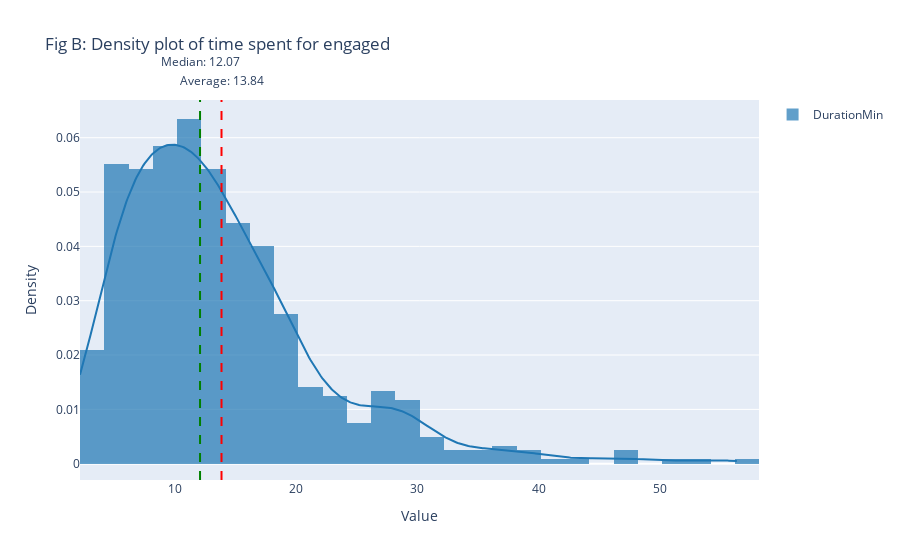

The notebook cell this image was saved under:
### Markdown cell above
#### Time spent on surveys

### Code cell
import plotly.express as px
import plotly.figure_factory as ff


clean_data = pd.read_csv(OUT / "data" / "data_clean.csv")

clean_data['DurationMin'] = clean_data['Duration (in seconds)'] / 60

clean_data = clean_data[clean_data['DurationMin'] < 60]

# Calculate the average and median
average_duration = clean_data['DurationMin'].mean()
median_duration = clean_data['DurationMin'].median()

fig = ff.create_distplot([clean_data['DurationMin']], ['DurationMin'], show_curve=True, show_rug=False, bin_size=2.0)

fig.add_shape(
    type='line',
    x0=average_duration,
    x1=average_duration,
    y0=0,
    y1=1,
    xref='x',
    yref='paper',
    line=dict(color='red', width=2, dash='dash'),
    name=f'Average: {average_duration:.2f}'
)

fig.add_shape(
    type='line',
    x0=median_duration,
    x1=median_duration,
    y0=0,
    y1=1,
    xref='x',
    yref='paper',
    line=dict(color='green', width=2, dash='dash'),
    name=f'Median: {median_duration:.2f}'
)

# Add labels for average and median values
fig.add_annotation(
    x=average_duration,
    y=1.08,
    xref='x',
    yref='paper',
    text=f'Average: {average_duration:.2f}',
    showarrow=False,
    arrowhead=4,
    ax=0,
    ay=-40
)

fig.add_annotation(
    x=median_duration,
    y=1.13,
    xref='x',
    yref='paper',
    text=f'Median: {median_duration:.2f}',
    showarrow=False,
    arrowhead=4,
    ax=0,
    ay=-40
)

# Update the layout if needed
fig.update_layout(
    title='Density Plot with Smooth Line',
    xaxis_title='Value',
    yaxis_title='Density'
)
# Update the layout if needed
fig.update_layout(title='Fig B: Density plot of time spent for engaged', xaxis_title='Value', yaxis_title='Density')


# Show the plot
fig.show()

### Figure 1 — Plotly figure (JSON) as saved in the notebook; plotly's stock layout.template omitted (floating-point values rounded to 4 significant figures; data arrays with more than 128 entries replaced by an {"elided": "..."} marker saying what was removed)
{"data": [{"autobinx": false, "histnorm": "probability density", "legendgroup": "DurationMin", "marker": {"color": "rgb(31, 119, 180)"}, "name": "DurationMin", "opacity": 0.7, "type": "histogram", "x": {"elided": "599 float values"}, "xaxis": "x", "xbins": {"end": 56.45, "size": 2, "start": 2.167}, "yaxis": "y"}, {"legendgroup": "DurationMin", "marker": {"color": "rgb(31, 119, 180)"}, "mode": "lines", "name": "DurationMin", "showlegend": false, "type": "scatter", "x": {"elided": "500 float values"}, "xaxis": "x", "y": {"elided": "500 float values"}, "yaxis": "y"}], "layout": {"annotations": [{"arrowhead": 4, "ax": 0, "ay": -40, "showarrow": false, "text": "Average: 13.84", "x": 13.84, "xref": "x", "y": 1.08, "yref": "paper"}, {"arrowhead": 4, "ax": 0, "ay": -40, "showarrow": false, "text": "Median: 12.07", "x": 12.07, "xref": "x", "y": 1.13, "yref": "paper"}], "barmode": "overlay", "hovermode": "closest", "legend": {"traceorder": "reversed"}, "shapes": [{"line": {"color": "red", "dash": "dash", "width": 2}, "name": "Average: 13.84", "type": "line", "x0": 13.84, "x1": 13.84, "xref": "x", "y0": 0, "y1": 1, "yref": "paper"}, {"line": {"color": "green", "dash": "dash", "width": 2}, "name": "Median: 12.07", "type": "line", "x0": 12.07, "x1": 12.07, "xref": "x", "y0": 0, "y1": 1, "yref": "paper"}], "title": {"text": "Fig B: Density plot of time spent for engaged"}, "xaxis": {"anchor": "y2", "domain": [0, 1], "title": {"text": "Value"}, "zeroline": false}, "yaxis": {"anchor": "free", "domain": [0, 1], "position": 0, "title": {"text": "Density"}}}}
